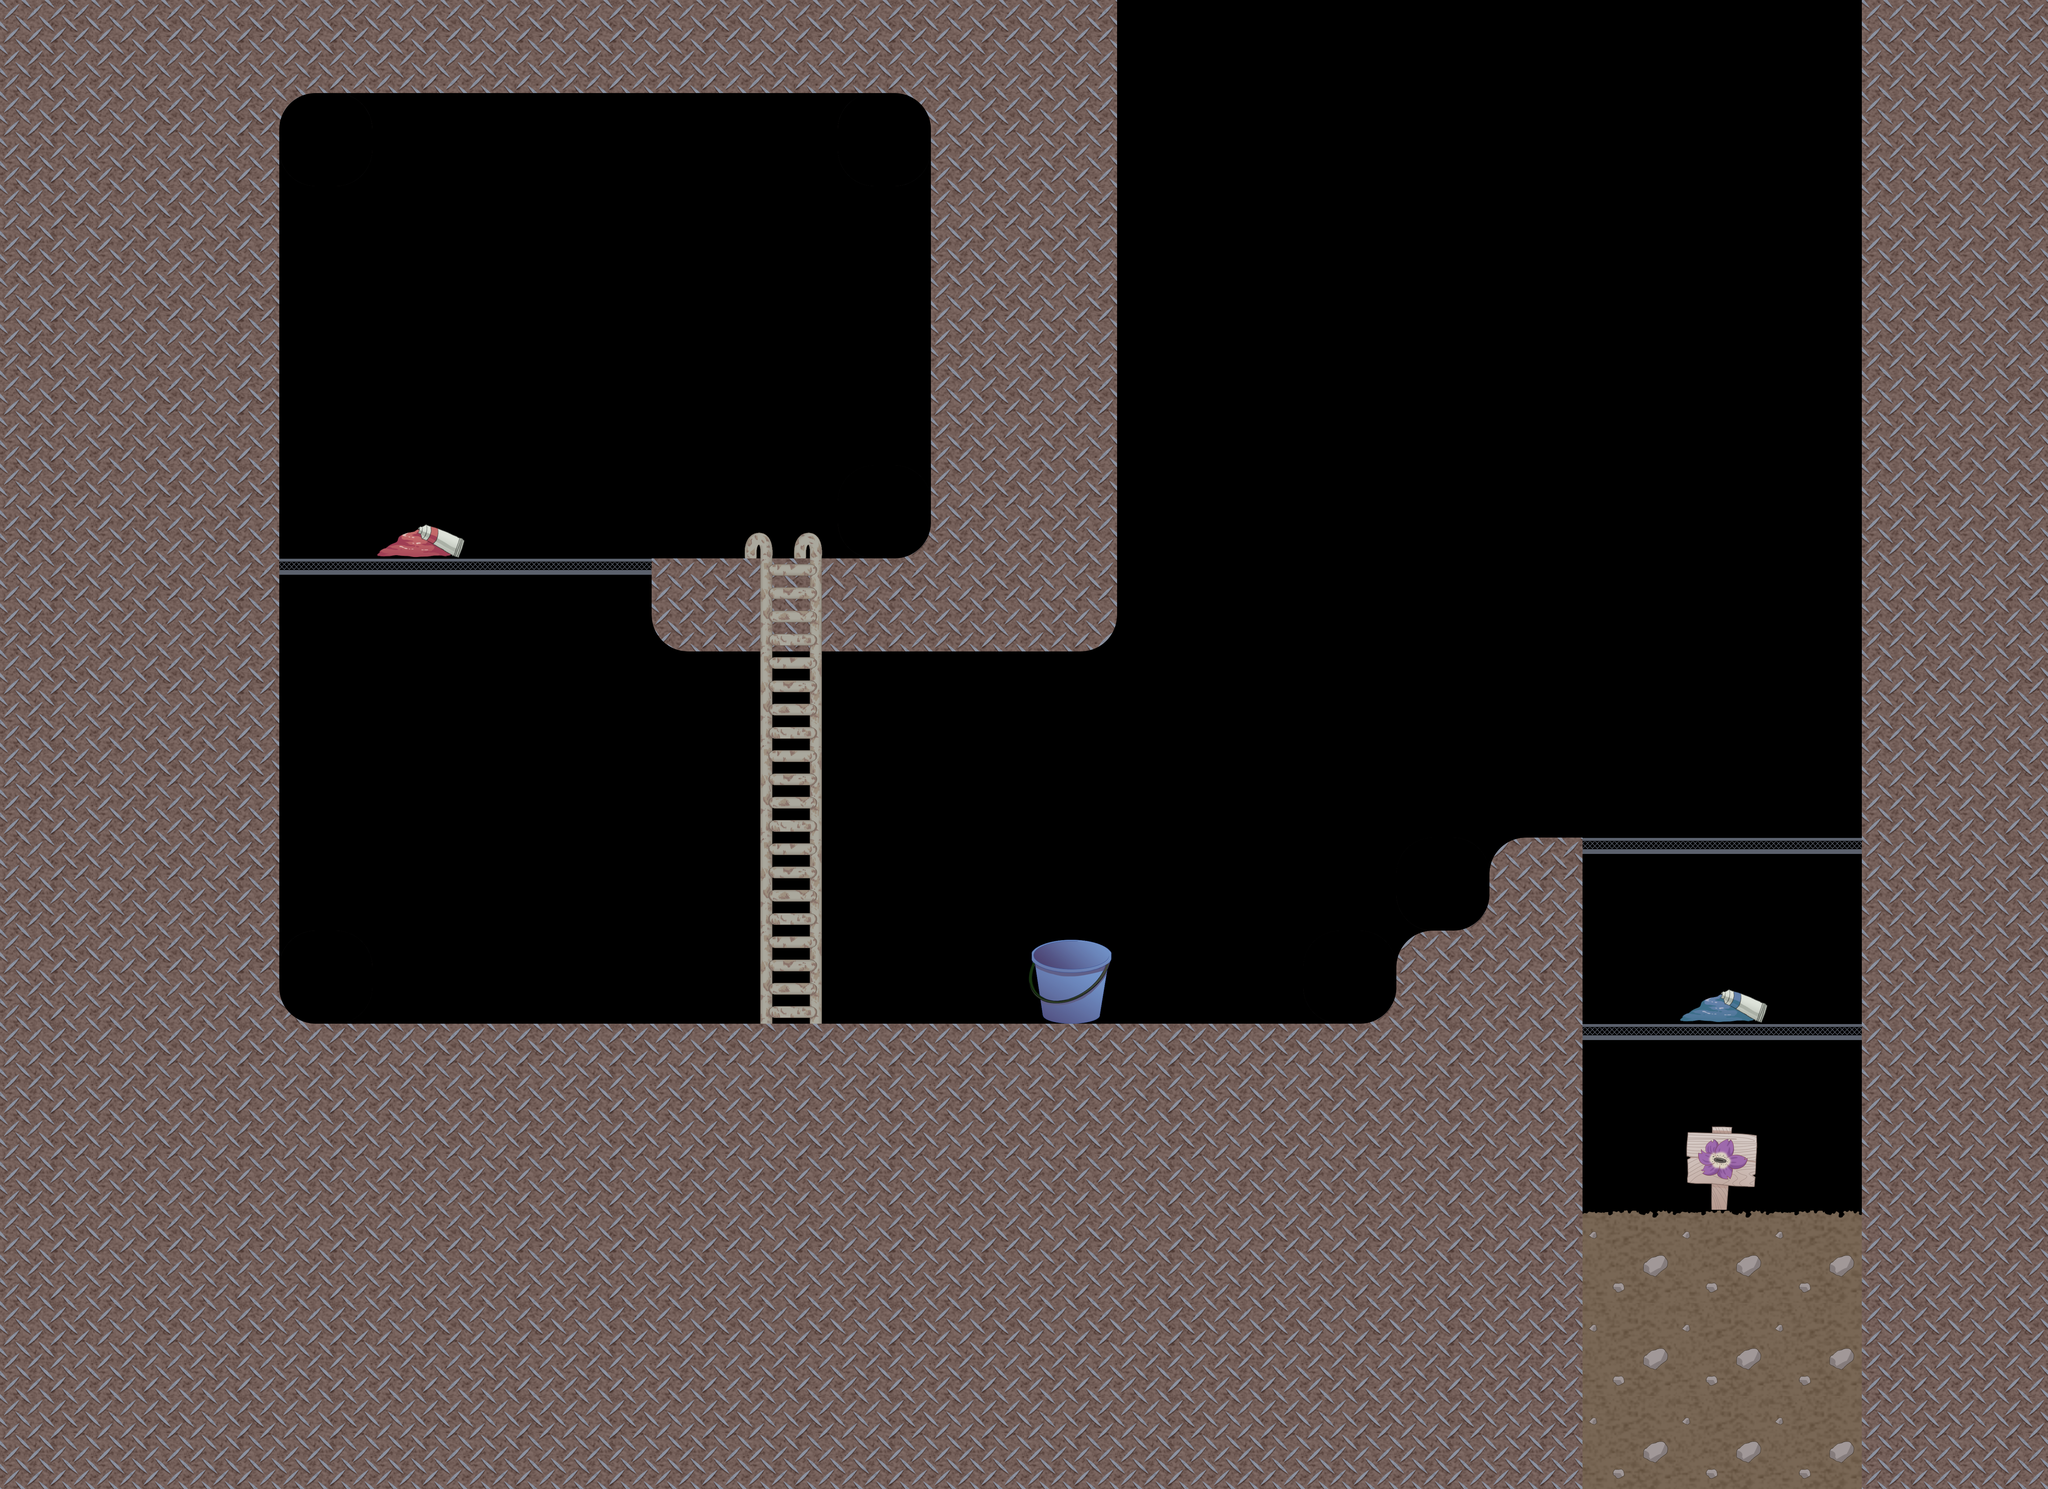

Tiled map render using the project's own tile images. Description and the whole map definition, tile-layer contents included, below:
An orthogonal 22x16 tile map with 256x256 px tiles, 1 tile layer (タイル・レイヤー1), 3 tilesets.

<map version="1.0" tiledversion="1.1.5" orientation="orthogonal" renderorder="right-down" width="22" height="16" tilewidth="256" tileheight="256" infinite="0" nextobjectid="1">
 <tileset firstgid="1" source="trickle.tsx" />
 <tileset firstgid="41" source="goal.tsx" />
 <tileset firstgid="45" source="bucket.tsx" />
 <layer name="タイル・レイヤー1" width="22" height="16">
  <data encoding="csv">
2,2,2,2,2,2,2,2,2,2,2,2,1,1,1,1,1,1,1,1,2,2,
2,2,2,11,1,1,1,1,1,12,2,2,1,1,1,1,1,1,1,1,2,2,
2,2,2,1,1,1,1,1,1,1,2,2,1,1,1,1,1,1,1,1,2,2,
2,2,2,1,1,1,1,1,1,1,2,2,1,1,1,1,1,1,1,1,2,2,
2,2,2,1,1,1,1,1,1,1,2,2,1,1,1,1,1,1,1,1,2,2,
2,2,2,1,35,1,1,1,23,14,2,2,1,1,1,1,1,1,1,1,2,2,
2,2,2,15,15,15,15,5,25,2,2,6,1,1,1,1,1,1,1,1,2,2,
2,2,2,1,1,1,1,1,24,1,1,1,1,1,1,1,1,1,1,1,2,2,
2,2,2,1,1,1,1,1,24,1,1,1,1,1,1,1,1,1,1,1,2,2,
2,2,2,1,1,1,1,1,24,1,1,1,1,1,1,14,3,15,15,15,2,2,
2,2,2,13,1,1,1,1,24,1,1,45,1,1,14,3,2,1,36,1,2,2,
2,2,2,2,2,2,2,2,2,2,2,2,2,2,2,2,2,15,15,15,2,2,
2,2,2,2,2,2,2,2,2,2,2,2,2,2,2,2,2,1,44,1,2,2,
2,2,2,2,2,2,2,2,2,2,2,2,2,2,2,2,2,19,19,19,2,2,
2,2,2,2,2,2,2,2,2,2,2,2,2,2,2,2,2,21,21,21,2,2,
2,2,2,2,2,2,2,2,2,2,2,2,2,2,2,2,2,21,21,21,2,2
</data>
 </layer>
</map>
